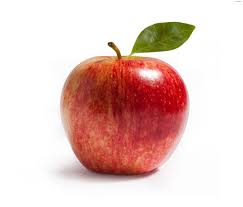
//> input picture test.jpg, 243 x 207 px
$ ./main   (built with g++ and OpenCV 4)
//> lines starting //> are read from the running program, lines starting //| are printed output that depends on the picture
#include <iostream>
#include <opencv2/core.hpp>
#include <opencv2/imgproc.hpp>
#include <opencv2/highgui.hpp>

using namespace std;
using namespace cv;

static void help(char* progName) {
    cout << endl
    << "This program demonstrated the use of the discreate Fourier transform(DFT)" << endl
    << "The dft of an image is taken and it's power spectrum is displayed" << endl
    << "Usage:" << endl
    << progName <<  "[image_name -- default ../data/lena.jpg" << endl << endl;
}

int main(int argc, char* argv[]) {

    help(argv[0]);

    const char* filename = argc >= 2 ? argv[1] : "./test.jpg";

    Mat I = imread(filename, IMREAD_GRAYSCALE);
//> I: 207 rows x 243 cols, CV_8UC1; min 23, max 255, mean 210
    if (I.empty()) {
        return -1;
    }

    Mat padded;
    int m = getOptimalDFTSize(I.rows);
//> m = 216
    int n = getOptimalDFTSize(I.cols);
//> n = 243
    copyMakeBorder(I, padded, 0, m - I.rows, 0, n - I.cols, BORDER_CONSTANT, Scalar::all(0));
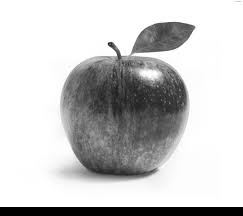
//> padded: 216 rows x 243 cols, CV_8UC1; min 0, max 255, mean 201.2

    Mat planes[] = {Mat_<float>(padded), Mat::zeros(padded.size(), CV_32F)};
//> planes[1]: 216 rows x 243 cols, CV_32FC1; every value is 0
    Mat complexI;
    merge(planes, 2, complexI);

    dft(complexI, complexI);

    split(complexI, planes);
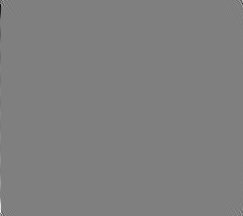
//> planes[1]: 216 rows x 243 cols, CV_32FC1; min -496923.4, max 496923.4, mean 0; drawn with min black and max white
    magnitude(planes[0], planes[1], planes[0]);
    Mat magI = planes[0];

    magI += Scalar::all(1);
    log(magI, magI);

    magI = magI(Rect(0,0, magI.cols & -2, magI.rows & -2));
//> magI: 216 rows x 242 cols, CV_32FC1

    int cx = magI.cols/2;
//> cx = 121
    int cy = magI.rows/2;
//> cy = 108

    Mat q0(magI, Rect(0,0,cx,cy));
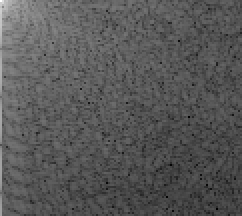
//> q0: 108 rows x 121 cols, CV_32FC1 (shown 2 times larger); min 2.05, max 16.17, mean 6.93; drawn with min black and max white
    Mat q1(magI, Rect(cx,0,cx,cy));
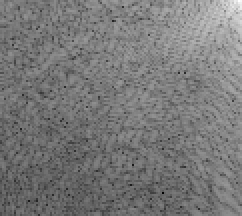
//> q1: 108 rows x 121 cols, CV_32FC1 (shown 2 times larger); min 1.47, max 12.73, mean 6.83; drawn with min black and max white
    Mat q2(magI, Rect(0,cy,cx,cy));
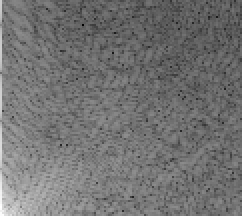
//> q2: 108 rows x 121 cols, CV_32FC1 (shown 2 times larger); min 1.47, max 13.44, mean 6.87; drawn with min black and max white
    Mat q3(magI, Rect(cx,cy,cx,cy));
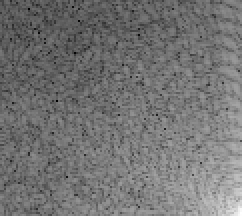
//> q3: 108 rows x 121 cols, CV_32FC1 (shown 2 times larger); min 2.05, max 12.6, mean 6.86; drawn with min black and max white

    Mat tmp;
    q0.copyTo(tmp);
    q3.copyTo(q0);
    tmp.copyTo(q3);
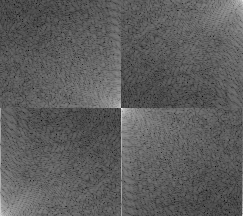
//> planes[0]: 216 rows x 243 cols, CV_32FC1; min 1.47, max 16.17, mean 6.88; drawn with min black and max white

    normalize(magI, magI, 0, 1, NORM_MINMAX);

    imshow("Input Image", I);
    imshow("spectrum magnitude", magI);

    waitKey(0);

    return 0;
}
